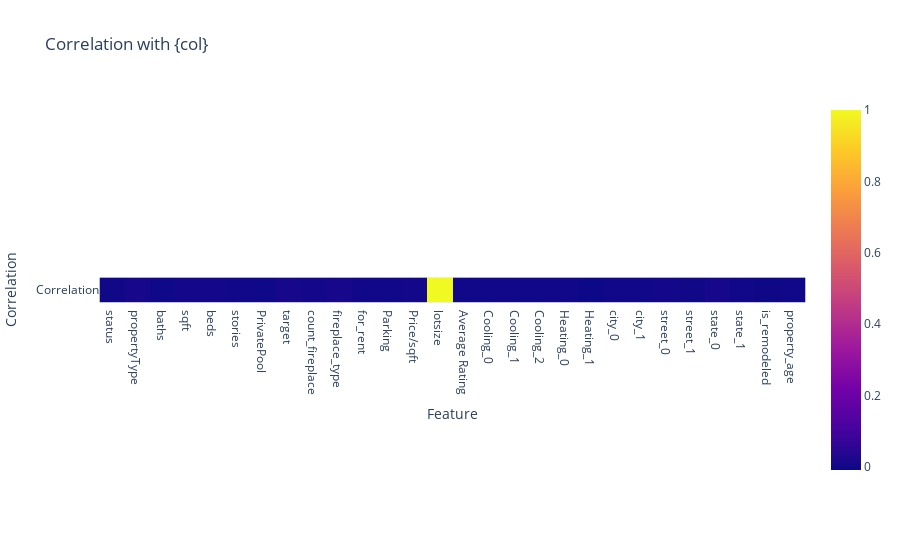

The code cell stored with this chart in its notebook:
### Code cell
Heat(data, 'lotsize')

### Figure 1 — Plotly figure (JSON) as saved in the notebook; plotly's stock layout.template omitted (floating-point values rounded to 4 significant figures)
{"data": [{"coloraxis": "coloraxis", "hovertemplate": "Feature: %{x}<br>Correlation: %{y}<br>color: %{z}<extra></extra>", "name": "0", "type": "heatmap", "x": ["status", "propertyType", "baths", "sqft", "beds", "stories", "PrivatePool", "target", "count_fireplace", "fireplace_type", "for_rent", "Parking", "Price/sqft", "lotsize", "Average Rating", "Cooling_0", "Cooling_1", "Cooling_2", "Heating_0", "Heating_1", "city_0", "city_1", "street_0", "street_1", "state_0", "state_1", "is_remodeled", "property_age"], "xaxis": "x", "y": ["Correlation"], "yaxis": "y", "z": [[-0.001336, 0.008476, -0.004858, 0.001043, 0.002081, -0.001222, -0.004936, 0.01069, 0.0008541, 0.01099, 0.000281, -0.001147, 0.0006169, 1, -0.002544, 0.0004992, 5.212e-05, -3.405e-05, 7.589e-05, -0.008269, -0.0004092, -0.0003763, 0.001373, -0.001359, 0.00855, -0.001191, -0.006206, -0.0005322]]}], "layout": {"coloraxis": {"colorscale": [[0, "#0d0887"], [0.1111, "#46039f"], [0.2222, "#7201a8"], [0.3333, "#9c179e"], [0.4444, "#bd3786"], [0.5556, "#d8576b"], [0.6667, "#ed7953"], [0.7778, "#fb9f3a"], [0.8889, "#fdca26"], [1, "#f0f921"]]}, "title": {"text": "Correlation with {col}"}, "xaxis": {"anchor": "y", "constrain": "domain", "domain": [0, 1], "scaleanchor": "y", "title": {"text": "Feature"}}, "yaxis": {"anchor": "x", "autorange": "reversed", "constrain": "domain", "domain": [0, 1], "title": {"text": "Correlation"}}}}
